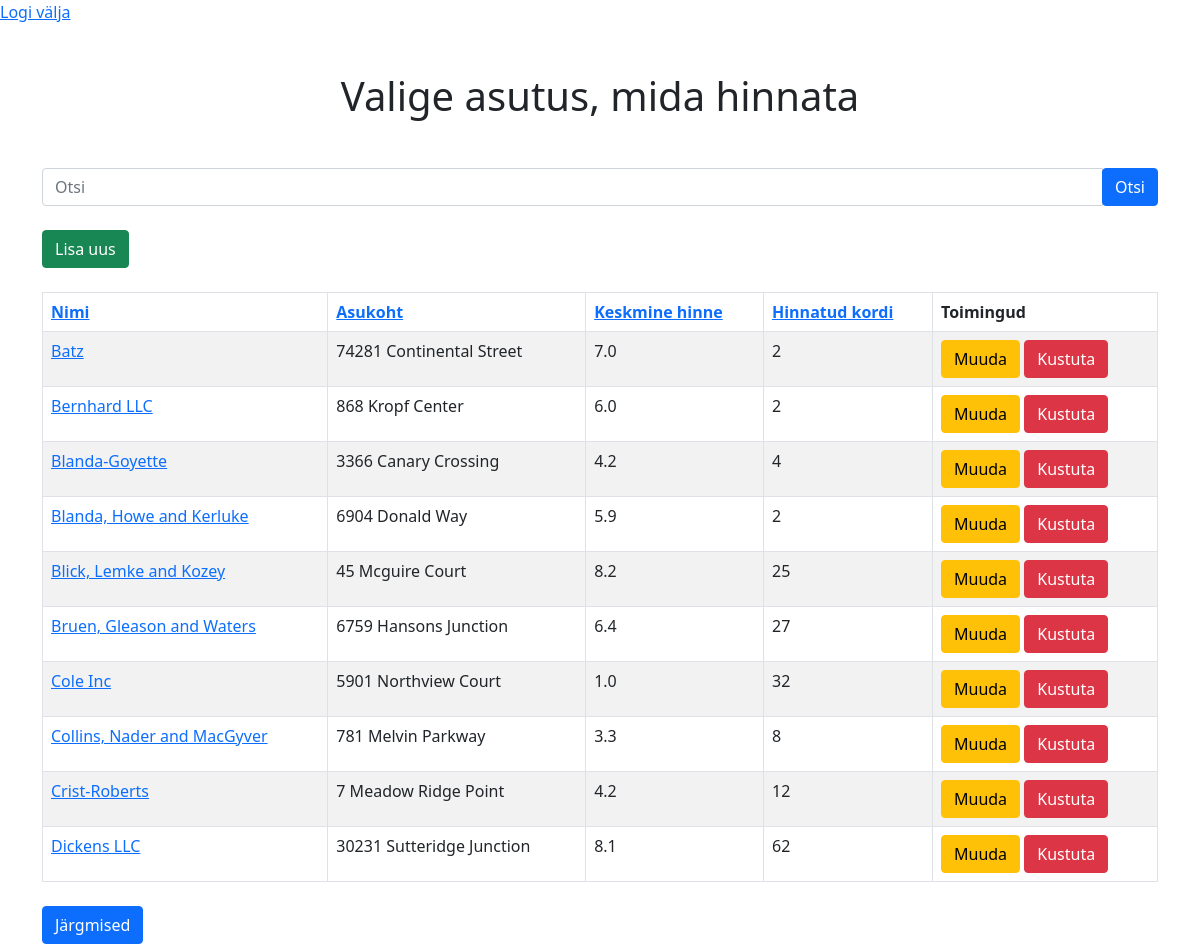
The app's page /admin/admin.php (signed in) with its own data.
### tables this page shows
CREATE TABLE `restoranid` (
  `id` int(11) NOT NULL,
  `nimi` varchar(255) NOT NULL,
  `asukoht` varchar(255) NOT NULL,
  `keskmine_hinne` decimal(2,1) DEFAULT '0.0',
  `hinnangute_arv` int(11) DEFAULT '0',
  `tyyp` varchar(255) DEFAULT NULL
);

### admin/admin.php (the view, shortened to what this page needs)
<a href="logout.php">Logi välja</a>
<?php include("config.php"); ?>
<!doctype html>
<html lang="en">
<head>
<link href="https://cdn.jsdelivr.net/npm/bootstrap@5.0.0/dist/css/bootstrap.min.css" rel="stylesheet">
<link rel="stylesheet" href="styles.css">
</head>
<body>
<div class="text-center mt-5">
        <h1>Valige asutus, mida hinnata</h1>
    </div>
    <?php
$page = isset($_GET['page']) ? $_GET['page'] : 1;
$limit = 10;
$start = ($page - 1) * $limit;
if (isset($_GET['search']) && !empty($_GET['search'])) {
    $search = $_GET['search'];
    $paring = "SELECT * FROM restoranid WHERE nimi LIKE '%$search%' OR asukoht LIKE '%$search%' ORDER BY nimi ASC LIMIT $start, $limit";
} else {
    $sort = isset($_GET['sort']) ? $_GET['sort'] : 'nimi';
    $order = isset($_GET['order']) ? $_GET['order'] : 'ASC';
    $paring = "SELECT * FROM restoranid ORDER BY $sort $order LIMIT $start, $limit";
}
$valjund = mysqli_query($yhendus, $paring);
$paring_count = "SELECT COUNT(id) AS total FROM restoranid";
$valjund_count = mysqli_query($yhendus, $paring_count);
$row = mysqli_fetch_assoc($valjund_count);
$total_pages = ceil($row['total'] / $limit);
?>
<div class="container mt-5">
    <form action="" method="get" class="mb-4">
        <div class="input-group">
            <input type="text" class="form-control" name="search" value="<?php echo isset($_GET['search']) ? $_GET['search'] : ''; ?>" placeholder="Otsi">
            <div class="input-group-append">
                <button class="btn btn-primary" type="submit">Otsi</button>
            </div>
        </div>
    </form>
    <div class="mb-4">
        <a href="lisa.php" class="btn btn-success">Lisa uus</a>
    </div>
    <table class="table table-striped table-bordered">
        <thead>
            <tr>
                <th><a href="?sort=nimi&order=<?php echo $order == 'ASC' ? 'DESC' : 'ASC'; ?>">Nimi</a></th>
                <th><a href="?sort=asukoht&order=<?php echo $order == 'ASC' ? 'DESC' : 'ASC'; ?>">Asukoht</a></th>
                <th><a href="?sort=keskmine_hinne&order=<?php echo $order == 'ASC' ? 'DESC' : 'ASC'; ?>">Keskmine hinne</a></th>
                <th><a href="?sort=hinnangute_arv&order=<?php echo $order == 'ASC' ? 'DESC' : 'ASC'; ?>">Hinnatud kordi</a></th>
                <th>Toimingud</th>
            </tr>
        </thead>
        <tbody>
            <?php if (mysqli_num_rows($valjund) > 0): ?>
                <?php while ($row = mysqli_fetch_assoc($valjund)): ?>
                    <tr>
                        <td><a href='adminhinda.php?id=<?php echo $row['id']; ?>'><?php echo $row['nimi']; ?></a></td>
                        <td><?php echo $row['asukoht']; ?></td>
                        <td><?php echo $row['keskmine_hinne']; ?></td>
                        <td><?php echo $row['hinnangute_arv']; ?></td>
                        <td>
                        <a href='muuda.php?id=<?php echo $row['id']; ?>' class="btn btn-warning">Muuda</a>
                        <a href='kustuta.php?id=<?php echo $row['id']; ?>' class="btn btn-danger" onclick="return confirm('Kas oled kindel, et soovid kustutada?')">Kustuta</a>
                    </td>
                    </tr>
                <?php endwhile; ?>
            <?php else: ?>
                <tr><td colspan='5'>Andmed puuduvad</td></tr>
            <?php endif; ?>
        </tbody>
    </table>
    <div class="d-flex justify-content-between mt-4">
        <?php if ($page < $total_pages): ?>
            <a href='?page=<?php echo ($page + 1); ?>' class="btn btn-primary ml-auto">Järgmised</a>
        <?php endif; ?>
    </div>
</div>
</body>
</html>

### records on screen
restoranid: nimi "Batz", asukoht "74281 Continental Street", keskmine_hinne "7.0", hinnangute_arv "2"
restoranid: nimi "Bernhard LLC", asukoht "868 Kropf Center", keskmine_hinne "6.0", hinnangute_arv "2"
restoranid: nimi "Blanda-Goyette", asukoht "3366 Canary Crossing", keskmine_hinne "4.2", hinnangute_arv "4"
restoranid: nimi "Blanda, Howe and Kerluke", asukoht "6904 Donald Way", keskmine_hinne "5.9", hinnangute_arv "2"
restoranid: nimi "Blick, Lemke and Kozey", asukoht "45 Mcguire Court", keskmine_hinne "8.2", hinnangute_arv "25"
restoranid: nimi "Bruen, Gleason and Waters", asukoht "6759 Hansons Junction", keskmine_hinne "6.4", hinnangute_arv "27"
restoranid: nimi "Cole Inc", asukoht "5901 Northview Court", keskmine_hinne "1.0", hinnangute_arv "32"
restoranid: nimi "Collins, Nader and MacGyver", asukoht "781 Melvin Parkway", keskmine_hinne "3.3", hinnangute_arv "8"
restoranid: nimi "Crist-Roberts", asukoht "7 Meadow Ridge Point", keskmine_hinne "4.2", hinnangute_arv "12"
restoranid: nimi "Dickens LLC", asukoht "30231 Sutteridge Junction", keskmine_hinne "8.1", hinnangute_arv "62"
